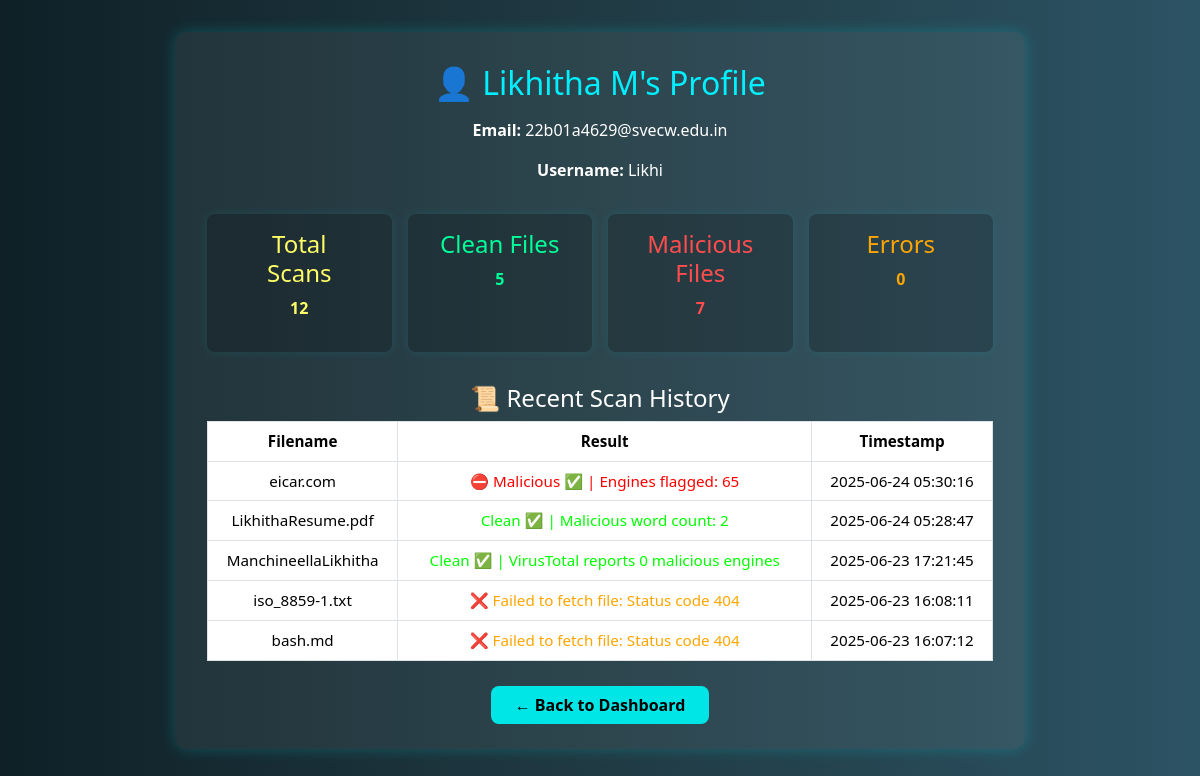
Screenshot of /profile (signed in) with the database file from the repository.
### tables this page shows
CREATE TABLE users (
    id INTEGER PRIMARY KEY AUTOINCREMENT,
    first_name TEXT,
    last_name TEXT,
    email TEXT,
    username TEXT UNIQUE,
    password TEXT
);

CREATE TABLE scan_results (
    id INTEGER PRIMARY KEY AUTOINCREMENT,
    filename TEXT,
    result TEXT,
    status TEXT,  -- clean / malicious / unknown
    timestamp DATETIME DEFAULT CURRENT_TIMESTAMP
);

### app.py (the view)
@app.route('/profile')
def profile():
    if 'user' not in session:
        return redirect('/')
    username = session['user']
    conn = sqlite3.connect('webshell.db')
    cur = conn.cursor()
    cur.execute("SELECT first_name, last_name, email, username FROM users WHERE username = ?", (username,))
    user_row = cur.fetchone()
    if not user_row:
        conn.close()
        return "User not found"
    user_data = {
        "first_name": user_row[0],
        "last_name": user_row[1],
        "email": user_row[2],
        "username": user_row[3]
    }
    cur.execute("SELECT COUNT(*) FROM scan_results WHERE status='clean'")
    clean = cur.fetchone()[0]
    cur.execute("SELECT COUNT(*) FROM scan_results WHERE status='malicious'")
    malicious = cur.fetchone()[0]
    cur.execute("SELECT COUNT(*) FROM scan_results WHERE status='error'")
    errors = cur.fetchone()[0]
    total = clean + malicious
    stats = {
        "total": total,
        "clean": clean,
        "malicious": malicious,
        "errors": errors
    }
    cur.execute("SELECT filename, result, timestamp FROM scan_results ORDER BY timestamp DESC LIMIT 5")
    recent_scans = cur.fetchall()
    conn.close()
    return render_template("profile.html", user_data=user_data, stats=stats, recent_scans=recent_scans)

### templates/profile.html (shortened to what this page needs)
<!DOCTYPE html>
<html lang="en">
<head>
  <link rel="stylesheet" href="https://cdn.jsdelivr.net/npm/bootstrap@5.3.2/dist/css/bootstrap.min.css">
</head>
<body>
  <div class="profile-box">
    <h2>👤 {{ user_data.first_name }} {{ user_data.last_name }}'s Profile</h2>
    <div class="info-block">
      <p><strong>Email:</strong> {{ user_data.email }}</p>
      <p><strong>Username:</strong> {{ user_data.username }}</p>
    </div>
    <div class="stat-grid">
      <div class="stat-card yellow">
        <h4>Total Scans</h4>
        <p><strong>{{ stats.total }}</strong></p>
      </div>
      <div class="stat-card green">
        <h4>Clean Files</h4>
        <p><strong>{{ stats.clean }}</strong></p>
      </div>
      <div class="stat-card red">
        <h4>Malicious Files</h4>
        <p><strong>{{ stats.malicious }}</strong></p>
      </div>
      <div class="stat-card" style="color:#ffa500">
        <h4>Errors</h4>
        <p><strong>{{ stats.errors }}</strong></p>
      </div>
    </div>
    <h4 class="text-center mt-4">📜 Recent Scan History</h4>
    <table class="table table-bordered mt-2">
      <thead>
        <tr>
          <th>Filename</th>
          <th>Result</th>
          <th>Timestamp</th>
        </tr>
      </thead>
      <tbody>
        {% for row in recent_scans %}
        <tr>
          <td>{{ row[0] }}</td>
          <td style="color: {{ 'lime' if 'clean' in row[1]|lower else ('red' if 'malicious' in row[1]|lower else 'orange') }}">{{ row[1] }}</td>
          <td>{{ row[2] }}</td>
        </tr>
        {% endfor %}
      </tbody>
    </table>
    <div class="btn-back">
      <a href="/dashboard">← Back to Dashboard</a>
    </div>
  </div>
</body>
</html>

### templates/profile.html (style rules this page uses)
body { background: linear-gradient(to right, #0f2027, #203a43, #2c5364); color: white; font-family: 'Segoe UI', sans-serif; padding: 2rem; }
.profile-box { max-width: 850px; margin: auto; background: rgba(255,255,255,0.06); padding: 2rem; border-radius: 12px; box-shadow: 0 0 15px rgba(0,255,255,0.2); }
h2 { text-align: center; color: #00f0ff; margin-bottom: 1rem; }
.info-block { text-align: center; margin-bottom: 2rem; }
.stat-grid { display: flex; justify-content: space-around; flex-wrap: wrap; gap: 1rem; margin-bottom: 2rem; }
.stat-card { background: rgba(0, 0, 0, 0.2); padding: 1rem 2rem; border-radius: 8px; text-align: center; flex: 1; min-width: 150px; color: white; box-shadow: 0 0 10px rgba(0,255,255,0.1); }
.green { color: #00ff99; }
.red { color: #ff4d4d; }
.yellow { color: #ffff66; }
table { width: 100%; font-size: 0.95rem; }
th, td { text-align: center; word-break: break-word; }
th { background-color: #00bcd4; color: black; }
tr:nth-child(even) { background-color: rgba(255,255,255,0.05); }
.btn-back { margin-top: 2rem; display: block; text-align: center; }
.btn-back a { background: #00e6e6; padding: 0.5rem 1.5rem; border-radius: 8px; text-decoration: none; color: black; font-weight: bold; }

### rows the page displays
users: first_name "Likhitha", last_name "M", email "22b01a4629@svecw.edu.in", username "Likhi"
scan_results: filename "eicar.com", result "⛔ Malicious ✅ | Engines flagged: 65", timestamp "2025-06-24 05:30:16"
scan_results: filename "LikhithaResume.pdf", result "Clean ✅ | Malicious word count: 2", timestamp "2025-06-24 05:28:47"
scan_results: filename "ManchineellaLikhitha", result "Clean ✅ | VirusTotal reports 0 malicious engines", timestamp "2025-06-23 17:21:45"
scan_results: filename "iso_8859-1.txt", result "❌ Failed to fetch file: Status code 404", timestamp "2025-06-23 16:08:11"
scan_results: filename "bash.md", result "❌ Failed to fetch file: Status code 404", timestamp "2025-06-23 16:07:12"

### other values shown
{{ stats.total }} "12"
{{ stats.clean }} "5"
{{ stats.malicious }} "7"
{{ stats.errors }} "0"
